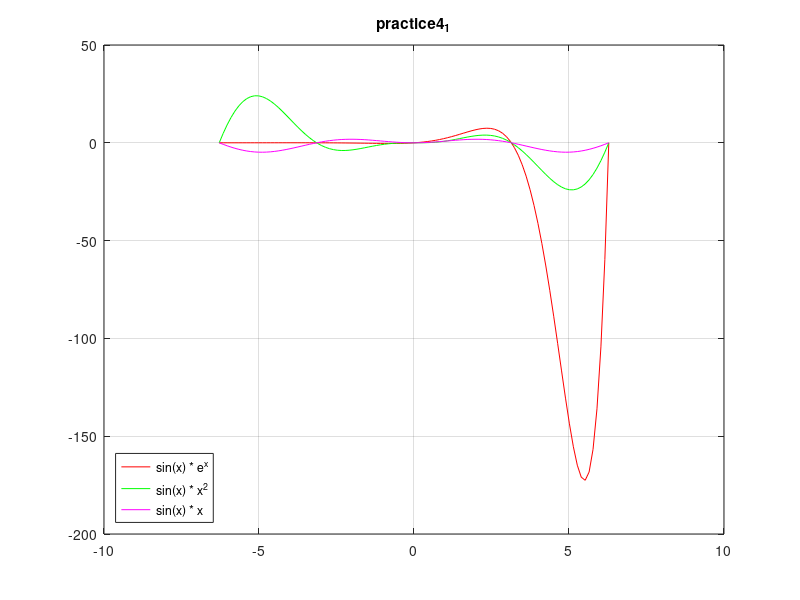

MATLAB code to generate this figure:
% Вывод графиков функций f1 f2 f3

% Вывод графиков должен быть осуществлен в одном окне, графики должны быть
% подписаны, отмасштабированы.
function practice4_1

    function y = f1(x)
        y = sin(x) .* exp(x);
    end
    function y = f2(x)
        y = sin(x) .* (x .^ 2);
    end
    function y = f3(x)
        y = sin(x) .* x;
    end

    x = linspace(-2*pi, 2*pi);

    plot(x, f1(x), 'r', x, f2(x), 'g', x, f3(x), 'm');
    title('practice4_1');
    legend('sin(x) * e^x', 'sin(x) * x^2', 'sin(x) * x', 'Location','southwest');
    axis("auto");
    grid("on");

end